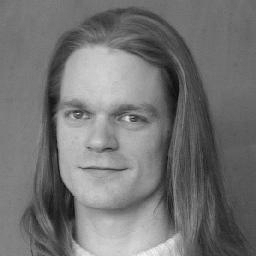
#> input picture Image processing project 1/bauckhage.jpg, 256 x 256 px
$ python E1.4.py   (older library calls are emulated)
#> lines starting #> are read from the running program, lines starting #| are printed output that depends on the picture
import numpy as np
import scipy.misc as msc
import numpy.fft as fft
import matplotlib.pyplot as plt

def readIntensityImage(filename):
    # function used to read intensity images.

#> called with filename = 'bauckhage.jpg'
    f = msc.imread(filename, flatten=True).astype('float')
#> f: shape (256, 256) float64; min 8, max 244, mean 115.4
    return f

def showImage(a):
    # This function displays the intensity image in new figure window.

    msc.toimage(a,cmin=0,cmax=255).show()


def main():
    G = readIntensityImage('bauckhage.jpg') # read first image as 2D array
    H = readIntensityImage('clock.jpg') # read second image as 2D array
#> call 2 of readIntensityImage, with filename = 'clock.jpg'
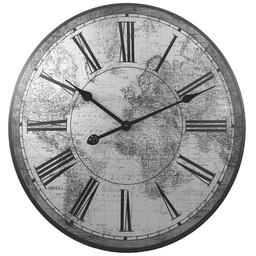
#> input picture Image processing project 1/clock.jpg, 256 x 256 px

    Fg = fft.fftshift(fft.fft2(G)) # Calculate the Fourier transform of first image
    Fh = fft.fftshift(fft.fft2(H)) # Calculate the Fourier transform of second image

    magnitude_F = np.abs(Fg) # extract the magnitudes of all frequency vectors from first image
    phase_G = np.angle(Fh) # extract the phase of all frequency vectors from second image
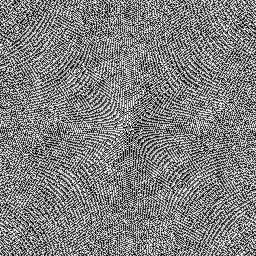
#> phase_G: shape (256, 256) float64; min -3.14, max 3.14, mean 4.79e-05; drawn with min black and max white

    Fk = np.multiply(magnitude_F, np.exp(1j * phase_G)) # Generate frequency vectors using magnitude of image 1 and phase from image 2
    K = fft.ifft2(fft.ifftshift(Fk)) # calculate the inverse fourier transform 'Fk' of new function 'k'

    showImage(np.abs(K))
#> in showImage, `msc.toimage(a,cmin=0,cmax=255).show()`:
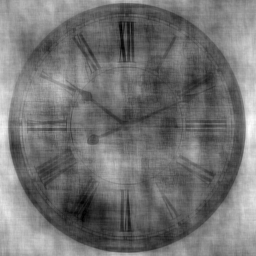
#> shown: PIL image 256x256 L; min 0, max 253, mean 115.4


if __name__ == '__main__':
    main()
